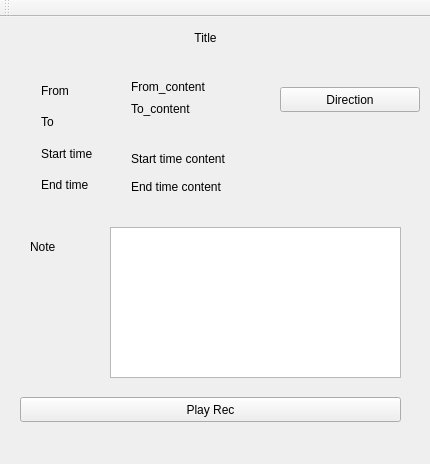
<?xml version="1.0" encoding="UTF-8"?>
<ui version="4.0">
 <class>MainWindow</class>
 <widget class="QMainWindow" name="MainWindow">
  <property name="geometry">
   <rect>
    <x>0</x>
    <y>0</y>
    <width>430</width>
    <height>464</height>
   </rect>
  </property>
  <property name="windowTitle">
   <string>MainWindow</string>
  </property>
  <widget class="QWidget" name="centralWidget">
   <widget class="QTextBrowser" name="note_content">
    <property name="geometry">
     <rect>
      <x>110</x>
      <y>210</y>
      <width>291</width>
      <height>151</height>
     </rect>
    </property>
    <property name="layoutDirection">
     <enum>Qt::LeftToRight</enum>
    </property>
   </widget>
   <widget class="QWidget" name="verticalLayoutWidget">
    <property name="geometry">
     <rect>
      <x>30</x>
      <y>50</y>
      <width>81</width>
      <height>141</height>
     </rect>
    </property>
    <layout class="QVBoxLayout" name="verticalLayout">
     <item>
      <widget class="QLabel" name="location">
       <property name="text">
        <string>From</string>
       </property>
      </widget>
     </item>
     <item>
      <widget class="QLabel" name="label">
       <property name="text">
        <string>To</string>
       </property>
      </widget>
     </item>
     <item>
      <widget class="QLabel" name="starttime">
       <property name="text">
        <string>Start time</string>
       </property>
      </widget>
     </item>
     <item>
      <widget class="QLabel" name="label_2">
       <property name="text">
        <string>End time</string>
       </property>
      </widget>
     </item>
    </layout>
   </widget>
   <widget class="QWidget" name="verticalLayoutWidget_2">
    <property name="geometry">
     <rect>
      <x>120</x>
      <y>120</y>
      <width>291</width>
      <height>71</height>
     </rect>
    </property>
    <layout class="QVBoxLayout" name="verticalLayout_2">
     <item>
      <widget class="QLabel" name="start_time_content">
       <property name="text">
        <string>Start time content</string>
       </property>
      </widget>
     </item>
     <item>
      <widget class="QLabel" name="end_time_content">
       <property name="text">
        <string>End time content</string>
       </property>
      </widget>
     </item>
    </layout>
   </widget>
   <widget class="QLabel" name="title">
    <property name="geometry">
     <rect>
      <x>80</x>
      <y>0</y>
      <width>251</width>
      <height>41</height>
     </rect>
    </property>
    <property name="text">
     <string>Title</string>
    </property>
    <property name="alignment">
     <set>Qt::AlignCenter</set>
    </property>
   </widget>
   <widget class="QLabel" name="note">
    <property name="geometry">
     <rect>
      <x>30</x>
      <y>210</y>
      <width>99</width>
      <height>39</height>
     </rect>
    </property>
    <property name="text">
     <string>Note</string>
    </property>
   </widget>
   <widget class="QPushButton" name="pushButton">
    <property name="geometry">
     <rect>
      <x>20</x>
      <y>380</y>
      <width>381</width>
      <height>25</height>
     </rect>
    </property>
    <property name="text">
     <string>Play Rec</string>
    </property>
   </widget>
   <widget class="QPushButton" name="DirBtn">
    <property name="geometry">
     <rect>
      <x>280</x>
      <y>70</y>
      <width>140</width>
      <height>25</height>
     </rect>
    </property>
    <property name="text">
     <string>Direction</string>
    </property>
   </widget>
   <widget class="QWidget" name="verticalLayoutWidget_3">
    <property name="geometry">
     <rect>
      <x>120</x>
      <y>50</y>
      <width>160</width>
      <height>61</height>
     </rect>
    </property>
    <layout class="QVBoxLayout" name="verticalLayout_3">
     <item>
      <widget class="QLabel" name="From_content">
       <property name="text">
        <string>From_content</string>
       </property>
      </widget>
     </item>
     <item>
      <widget class="QLabel" name="To_content">
       <property name="text">
        <string>To_content</string>
       </property>
      </widget>
     </item>
    </layout>
   </widget>
  </widget>
  <widget class="QToolBar" name="mainToolBar">
   <attribute name="toolBarArea">
    <enum>TopToolBarArea</enum>
   </attribute>
   <attribute name="toolBarBreak">
    <bool>false</bool>
   </attribute>
  </widget>
  <widget class="QMenuBar" name="menuBar">
   <property name="geometry">
    <rect>
     <x>0</x>
     <y>0</y>
     <width>430</width>
     <height>28</height>
    </rect>
   </property>
  </widget>
 </widget>
 <layoutdefault spacing="6" margin="11"/>
 <resources/>
 <connections/>
</ui>
